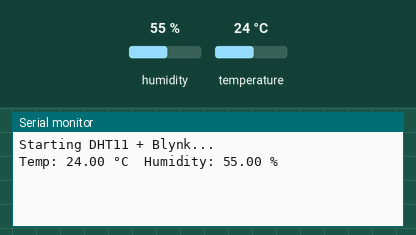
This sketch was run on a simulated ESP32. On the bench: the last lines printed to the serial monitor. The test bench sets the inputs (shaded band); at power-on: humidity 55 %, temperature 24 °C. WiFi joins after 1.5 s; servers stay silent unless stated.

Above: at 3.0 s.
3.1 s: humidity set to 22 %
At 4.4 s:
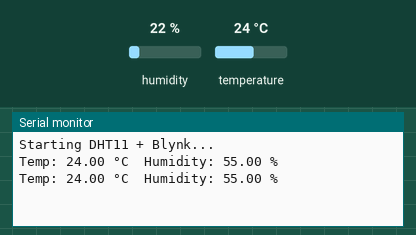
4.6 s: temperature set to 12 °C
6.1 s: humidity set to 40 %
At 6.1 s:
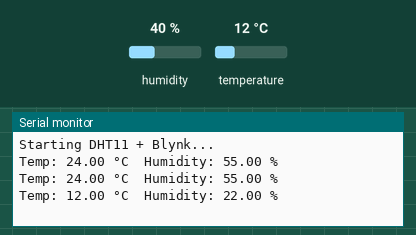
Timing chart, 0 to 9.1 s (numbered marks = the images above; inputs shaded):
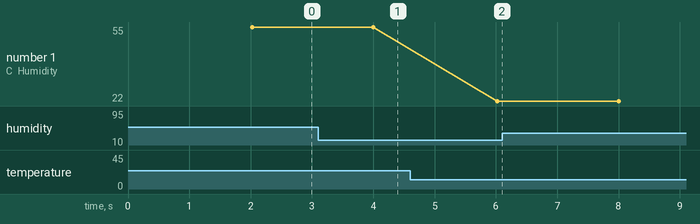

Measured:
- plotted number 1: 22 → 40 after the input at 6.1 s

The sketch:

DHT_11_with_Blynk.ino
```cpp
#define BLYNK_TEMPLATE_ID "TMPL36iH5oeLd"
#define BLYNK_TEMPLATE_NAME "Baby monitoring system"
#define BLYNK_AUTH_TOKEN "hPRXntJW8dG4LefTB-GdRX1FFj5WxFjk"

#include <WiFi.h>
#include <WiFiClient.h>
#include <BlynkSimpleEsp32.h>
#include "DHT.h"

char ssid[] = "Emerging_iot_5G";
char pass[] = "ESP32@2023";

// char ssid[] = "Airtel_bisw_4895";
// char pass[] = "Air@27541";

#define DHTPIN 15      // GPIO2 (D4 on ESP32 boards)
#define DHTTYPE DHT11
DHT dht(DHTPIN, DHTTYPE);

unsigned long lastSend = 0;

String lastMessage = "";

void setup() {
  Serial.begin(115200);
  Serial.println("Starting DHT11 + Blynk...");

  dht.begin();
  Blynk.begin(BLYNK_AUTH_TOKEN, ssid, pass);
}

void loop() {
  Blynk.run();

  if (millis() - lastSend < 2000) return;
  lastSend = millis();

  float hum = dht.readHumidity();
  float temp = dht.readTemperature(); // Celsius

  if (isnan(hum) || isnan(temp)) {
    Serial.println("Failed to read from DHT11!");
    return;
  }

  Serial.print("Temp: "); Serial.print(temp);
  Serial.print(" °C  Humidity: "); Serial.print(hum);
  Serial.println(" %");

  // --- SEND TO BLYNK ---
  Blynk.virtualWrite(V3, temp);  // Temperature gauge

  // --- SEND MESSAGE TO V6 BASED ON TEMPERATURE ---
  String msg;

  if (temp < 20) msg = "Too Cold!";
  else if (temp <= 32) msg = "Normal Temperature";
  else msg = "High Temperature!";

  if (msg != lastMessage) {   // avoid spamming
    Blynk.virtualWrite(V6, msg);
    lastMessage = msg;
  }
}
```
